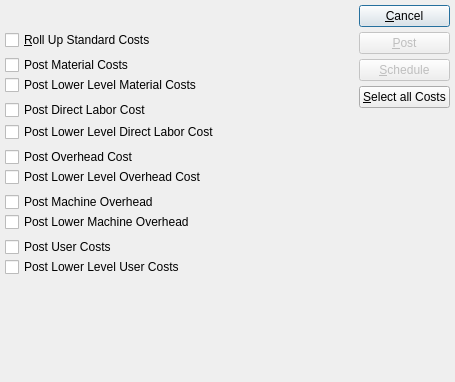
<ui version="4.0" >
 <author></author>
 <comment>This file is part of the xTuple ERP: PostBooks Edition, a free and
open source Enterprise Resource Planning software suite,
Copyright (c) 1999-2011 by OpenMFG LLC, d/b/a xTuple.
It is licensed to you under the Common Public Attribution License
version 1.0, the full text of which (including xTuple-specific Exhibits)
is available at www.xtuple.com/CPAL.  By using this software, you agree
to be bound by its terms.</comment>
 <class>postCostsByItem</class>
 <widget class="QDialog" name="postCostsByItem" >
  <property name="geometry" >
   <rect>
    <x>0</x>
    <y>0</y>
    <width>455</width>
    <height>382</height>
   </rect>
  </property>
  <property name="windowTitle" >
   <string>Post Actual Costs by Item</string>
  </property>
  <layout class="QVBoxLayout" >
   <property name="margin" >
    <number>5</number>
   </property>
   <property name="spacing" >
    <number>0</number>
   </property>
   <item>
    <layout class="QHBoxLayout" >
     <property name="margin" >
      <number>0</number>
     </property>
     <property name="spacing" >
      <number>7</number>
     </property>
     <item>
      <layout class="QVBoxLayout" >
       <property name="margin" >
        <number>0</number>
       </property>
       <property name="spacing" >
        <number>5</number>
       </property>
       <item>
        <layout class="QHBoxLayout" >
         <property name="margin" >
          <number>0</number>
         </property>
         <property name="spacing" >
          <number>0</number>
         </property>
         <item>
          <widget class="ItemCluster" name="_item" />
         </item>
         <item>
          <spacer>
           <property name="orientation" >
            <enum>Qt::Horizontal</enum>
           </property>
           <property name="sizeType" >
            <enum>QSizePolicy::Expanding</enum>
           </property>
           <property name="sizeHint" >
            <size>
             <width>20</width>
             <height>20</height>
            </size>
           </property>
          </spacer>
         </item>
        </layout>
       </item>
       <item>
        <layout class="QHBoxLayout" >
         <property name="margin" >
          <number>0</number>
         </property>
         <property name="spacing" >
          <number>0</number>
         </property>
         <item>
          <widget class="QCheckBox" name="_rollUp" >
           <property name="text" >
            <string>&amp;Roll Up Standard Costs</string>
           </property>
          </widget>
         </item>
         <item>
          <spacer>
           <property name="orientation" >
            <enum>Qt::Horizontal</enum>
           </property>
           <property name="sizeType" >
            <enum>QSizePolicy::Expanding</enum>
           </property>
           <property name="sizeHint" >
            <size>
             <width>20</width>
             <height>20</height>
            </size>
           </property>
          </spacer>
         </item>
        </layout>
       </item>
       <item>
        <layout class="QVBoxLayout" >
         <property name="margin" >
          <number>0</number>
         </property>
         <property name="spacing" >
          <number>0</number>
         </property>
         <item>
          <layout class="QHBoxLayout" >
           <property name="margin" >
            <number>0</number>
           </property>
           <property name="spacing" >
            <number>0</number>
           </property>
           <item>
            <widget class="QCheckBox" name="_material" >
             <property name="text" >
              <string>Post Material Costs</string>
             </property>
            </widget>
           </item>
           <item>
            <spacer>
             <property name="orientation" >
              <enum>Qt::Horizontal</enum>
             </property>
             <property name="sizeType" >
              <enum>QSizePolicy::Expanding</enum>
             </property>
             <property name="sizeHint" >
              <size>
               <width>20</width>
               <height>20</height>
              </size>
             </property>
            </spacer>
           </item>
          </layout>
         </item>
         <item>
          <layout class="QHBoxLayout" >
           <property name="margin" >
            <number>0</number>
           </property>
           <property name="spacing" >
            <number>0</number>
           </property>
           <item>
            <widget class="QCheckBox" name="_lowerMaterial" >
             <property name="text" >
              <string>Post Lower Level Material Costs</string>
             </property>
            </widget>
           </item>
           <item>
            <spacer>
             <property name="orientation" >
              <enum>Qt::Horizontal</enum>
             </property>
             <property name="sizeType" >
              <enum>QSizePolicy::Expanding</enum>
             </property>
             <property name="sizeHint" >
              <size>
               <width>20</width>
               <height>20</height>
              </size>
             </property>
            </spacer>
           </item>
          </layout>
         </item>
        </layout>
       </item>
       <item>
        <layout class="QVBoxLayout" >
         <property name="margin" >
          <number>0</number>
         </property>
         <property name="spacing" >
          <number>2</number>
         </property>
         <item>
          <layout class="QHBoxLayout" >
           <property name="margin" >
            <number>0</number>
           </property>
           <property name="spacing" >
            <number>0</number>
           </property>
           <item>
            <widget class="QCheckBox" name="_directLabor" >
             <property name="text" >
              <string>Post Direct Labor Cost</string>
             </property>
            </widget>
           </item>
           <item>
            <spacer>
             <property name="orientation" >
              <enum>Qt::Horizontal</enum>
             </property>
             <property name="sizeType" >
              <enum>QSizePolicy::Expanding</enum>
             </property>
             <property name="sizeHint" >
              <size>
               <width>20</width>
               <height>0</height>
              </size>
             </property>
            </spacer>
           </item>
          </layout>
         </item>
         <item>
          <layout class="QHBoxLayout" >
           <property name="margin" >
            <number>0</number>
           </property>
           <property name="spacing" >
            <number>0</number>
           </property>
           <item>
            <widget class="QCheckBox" name="_lowerDirectLabor" >
             <property name="text" >
              <string>Post Lower Level Direct Labor Cost</string>
             </property>
            </widget>
           </item>
           <item>
            <spacer>
             <property name="orientation" >
              <enum>Qt::Horizontal</enum>
             </property>
             <property name="sizeType" >
              <enum>QSizePolicy::Expanding</enum>
             </property>
             <property name="sizeHint" >
              <size>
               <width>20</width>
               <height>0</height>
              </size>
             </property>
            </spacer>
           </item>
          </layout>
         </item>
        </layout>
       </item>
       <item>
        <layout class="QVBoxLayout" >
         <property name="margin" >
          <number>0</number>
         </property>
         <property name="spacing" >
          <number>0</number>
         </property>
         <item>
          <layout class="QHBoxLayout" >
           <property name="margin" >
            <number>0</number>
           </property>
           <property name="spacing" >
            <number>0</number>
           </property>
           <item>
            <widget class="QCheckBox" name="_overhead" >
             <property name="text" >
              <string>Post Overhead Cost</string>
             </property>
            </widget>
           </item>
           <item>
            <spacer>
             <property name="orientation" >
              <enum>Qt::Horizontal</enum>
             </property>
             <property name="sizeType" >
              <enum>QSizePolicy::Expanding</enum>
             </property>
             <property name="sizeHint" >
              <size>
               <width>20</width>
               <height>0</height>
              </size>
             </property>
            </spacer>
           </item>
          </layout>
         </item>
         <item>
          <layout class="QHBoxLayout" >
           <property name="margin" >
            <number>0</number>
           </property>
           <property name="spacing" >
            <number>0</number>
           </property>
           <item>
            <widget class="QCheckBox" name="_lowerOverhead" >
             <property name="text" >
              <string>Post Lower Level Overhead Cost</string>
             </property>
            </widget>
           </item>
           <item>
            <spacer>
             <property name="orientation" >
              <enum>Qt::Horizontal</enum>
             </property>
             <property name="sizeType" >
              <enum>QSizePolicy::Expanding</enum>
             </property>
             <property name="sizeHint" >
              <size>
               <width>20</width>
               <height>0</height>
              </size>
             </property>
            </spacer>
           </item>
          </layout>
         </item>
        </layout>
       </item>
       <item>
        <layout class="QVBoxLayout" >
         <property name="margin" >
          <number>0</number>
         </property>
         <property name="spacing" >
          <number>0</number>
         </property>
         <item>
          <layout class="QHBoxLayout" >
           <property name="margin" >
            <number>0</number>
           </property>
           <property name="spacing" >
            <number>0</number>
           </property>
           <item>
            <widget class="QCheckBox" name="_machOverhead" >
             <property name="text" >
              <string>Post Machine Overhead</string>
             </property>
            </widget>
           </item>
           <item>
            <spacer>
             <property name="orientation" >
              <enum>Qt::Horizontal</enum>
             </property>
             <property name="sizeType" >
              <enum>QSizePolicy::Expanding</enum>
             </property>
             <property name="sizeHint" >
              <size>
               <width>20</width>
               <height>0</height>
              </size>
             </property>
            </spacer>
           </item>
          </layout>
         </item>
         <item>
          <layout class="QHBoxLayout" >
           <property name="margin" >
            <number>0</number>
           </property>
           <property name="spacing" >
            <number>0</number>
           </property>
           <item>
            <widget class="QCheckBox" name="_lowerMachOverhead" >
             <property name="text" >
              <string>Post Lower Machine Overhead</string>
             </property>
            </widget>
           </item>
           <item>
            <spacer>
             <property name="orientation" >
              <enum>Qt::Horizontal</enum>
             </property>
             <property name="sizeType" >
              <enum>QSizePolicy::Expanding</enum>
             </property>
             <property name="sizeHint" >
              <size>
               <width>20</width>
               <height>0</height>
              </size>
             </property>
            </spacer>
           </item>
          </layout>
         </item>
        </layout>
       </item>
       <item>
        <layout class="QVBoxLayout" >
         <property name="margin" >
          <number>0</number>
         </property>
         <property name="spacing" >
          <number>0</number>
         </property>
         <item>
          <layout class="QHBoxLayout" >
           <property name="margin" >
            <number>0</number>
           </property>
           <property name="spacing" >
            <number>0</number>
           </property>
           <item>
            <widget class="QCheckBox" name="_user" >
             <property name="text" >
              <string>Post User Costs</string>
             </property>
            </widget>
           </item>
           <item>
            <spacer>
             <property name="orientation" >
              <enum>Qt::Horizontal</enum>
             </property>
             <property name="sizeType" >
              <enum>QSizePolicy::Expanding</enum>
             </property>
             <property name="sizeHint" >
              <size>
               <width>20</width>
               <height>20</height>
              </size>
             </property>
            </spacer>
           </item>
          </layout>
         </item>
         <item>
          <layout class="QHBoxLayout" >
           <property name="margin" >
            <number>0</number>
           </property>
           <property name="spacing" >
            <number>0</number>
           </property>
           <item>
            <widget class="QCheckBox" name="_lowerUser" >
             <property name="text" >
              <string>Post Lower Level User Costs</string>
             </property>
            </widget>
           </item>
           <item>
            <spacer>
             <property name="orientation" >
              <enum>Qt::Horizontal</enum>
             </property>
             <property name="sizeType" >
              <enum>QSizePolicy::Expanding</enum>
             </property>
             <property name="sizeHint" >
              <size>
               <width>20</width>
               <height>20</height>
              </size>
             </property>
            </spacer>
           </item>
          </layout>
         </item>
        </layout>
       </item>
      </layout>
     </item>
     <item>
      <layout class="QVBoxLayout" >
       <property name="margin" >
        <number>0</number>
       </property>
       <property name="spacing" >
        <number>0</number>
       </property>
       <item>
        <layout class="QVBoxLayout" >
         <property name="margin" >
          <number>0</number>
         </property>
         <property name="spacing" >
          <number>5</number>
         </property>
         <item>
          <widget class="QPushButton" name="_close" >
           <property name="text" >
            <string>&amp;Cancel</string>
           </property>
          </widget>
         </item>
         <item>
          <widget class="QPushButton" name="_post" >
           <property name="enabled" >
            <bool>false</bool>
           </property>
           <property name="text" >
            <string>&amp;Post</string>
           </property>
          </widget>
         </item>
         <item>
          <widget class="QPushButton" name="_submit" >
           <property name="enabled" >
            <bool>false</bool>
           </property>
           <property name="text" >
            <string>&amp;Schedule</string>
           </property>
          </widget>
         </item>
         <item>
          <widget class="QPushButton" name="_selectAll" >
           <property name="enabled" >
            <bool>true</bool>
           </property>
           <property name="text" >
            <string>&amp;Select all Costs</string>
           </property>
          </widget>
         </item>
        </layout>
       </item>
       <item>
        <spacer>
         <property name="orientation" >
          <enum>Qt::Vertical</enum>
         </property>
         <property name="sizeType" >
          <enum>QSizePolicy::Expanding</enum>
         </property>
         <property name="sizeHint" >
          <size>
           <width>20</width>
           <height>20</height>
          </size>
         </property>
        </spacer>
       </item>
      </layout>
     </item>
    </layout>
   </item>
   <item>
    <spacer>
     <property name="orientation" >
      <enum>Qt::Vertical</enum>
     </property>
     <property name="sizeType" >
      <enum>QSizePolicy::Expanding</enum>
     </property>
     <property name="sizeHint" >
      <size>
       <width>20</width>
       <height>20</height>
      </size>
     </property>
    </spacer>
   </item>
  </layout>
 </widget>
 <layoutdefault spacing="6" margin="11" />
 <pixmapfunction>qPixmapFromMimeSource</pixmapfunction>
 <customwidgets>
  <customwidget>
   <class>ItemCluster</class>
   <extends>QWidget</extends>
   <header>itemcluster.h</header>
  </customwidget>
 </customwidgets>
 <tabstops>
  <tabstop>_item</tabstop>
  <tabstop>_rollUp</tabstop>
  <tabstop>_material</tabstop>
  <tabstop>_lowerMaterial</tabstop>
  <tabstop>_directLabor</tabstop>
  <tabstop>_lowerDirectLabor</tabstop>
  <tabstop>_overhead</tabstop>
  <tabstop>_lowerOverhead</tabstop>
  <tabstop>_machOverhead</tabstop>
  <tabstop>_lowerMachOverhead</tabstop>
  <tabstop>_user</tabstop>
  <tabstop>_lowerUser</tabstop>
  <tabstop>_post</tabstop>
  <tabstop>_selectAll</tabstop>
  <tabstop>_close</tabstop>
 </tabstops>
 <includes/>
 <resources/>
 <connections>
  <connection>
   <sender>_item</sender>
   <signal>valid(bool)</signal>
   <receiver>_post</receiver>
   <slot>setEnabled(bool)</slot>
   <hints>
    <hint type="sourcelabel" >
     <x>20</x>
     <y>20</y>
    </hint>
    <hint type="destinationlabel" >
     <x>20</x>
     <y>20</y>
    </hint>
   </hints>
  </connection>
  <connection>
   <sender>_item</sender>
   <signal>valid(bool)</signal>
   <receiver>_submit</receiver>
   <slot>setEnabled(bool)</slot>
   <hints>
    <hint type="sourcelabel" >
     <x>20</x>
     <y>20</y>
    </hint>
    <hint type="destinationlabel" >
     <x>20</x>
     <y>20</y>
    </hint>
   </hints>
  </connection>
  <connection>
   <sender>_close</sender>
   <signal>clicked()</signal>
   <receiver>postCostsByItem</receiver>
   <slot>reject()</slot>
   <hints>
    <hint type="sourcelabel" >
     <x>20</x>
     <y>20</y>
    </hint>
    <hint type="destinationlabel" >
     <x>20</x>
     <y>20</y>
    </hint>
   </hints>
  </connection>
 </connections>
</ui>
